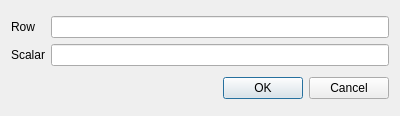
<?xml version="1.0" encoding="UTF-8"?>
<ui version="4.0">
 <class>Dialog</class>
 <widget class="QDialog" name="Dialog">
  <property name="geometry">
   <rect>
    <x>0</x>
    <y>0</y>
    <width>400</width>
    <height>116</height>
   </rect>
  </property>
  <property name="windowTitle">
   <string>Dialog</string>
  </property>
  <layout class="QVBoxLayout" name="verticalLayout">
   <item>
    <layout class="QGridLayout" name="gridLayout">
     <item row="2" column="0">
      <widget class="QLabel" name="label_scalar">
       <property name="text">
        <string>Scalar</string>
       </property>
      </widget>
     </item>
     <item row="0" column="0">
      <widget class="QLabel" name="label_row">
       <property name="text">
        <string>Row</string>
       </property>
      </widget>
     </item>
     <item row="0" column="1">
      <widget class="QLineEdit" name="row_edit">
       <property name="inputMask">
        <string/>
       </property>
      </widget>
     </item>
     <item row="2" column="1">
      <widget class="QLineEdit" name="scalar_edit"/>
     </item>
    </layout>
   </item>
   <item>
    <widget class="QDialogButtonBox" name="buttonBox">
     <property name="orientation">
      <enum>Qt::Horizontal</enum>
     </property>
     <property name="standardButtons">
      <set>QDialogButtonBox::Cancel|QDialogButtonBox::Ok</set>
     </property>
    </widget>
   </item>
  </layout>
 </widget>
 <resources/>
 <connections>
  <connection>
   <sender>buttonBox</sender>
   <signal>accepted()</signal>
   <receiver>Dialog</receiver>
   <slot>accept()</slot>
   <hints>
    <hint type="sourcelabel">
     <x>248</x>
     <y>254</y>
    </hint>
    <hint type="destinationlabel">
     <x>157</x>
     <y>274</y>
    </hint>
   </hints>
  </connection>
  <connection>
   <sender>buttonBox</sender>
   <signal>rejected()</signal>
   <receiver>Dialog</receiver>
   <slot>reject()</slot>
   <hints>
    <hint type="sourcelabel">
     <x>316</x>
     <y>260</y>
    </hint>
    <hint type="destinationlabel">
     <x>286</x>
     <y>274</y>
    </hint>
   </hints>
  </connection>
 </connections>
</ui>
